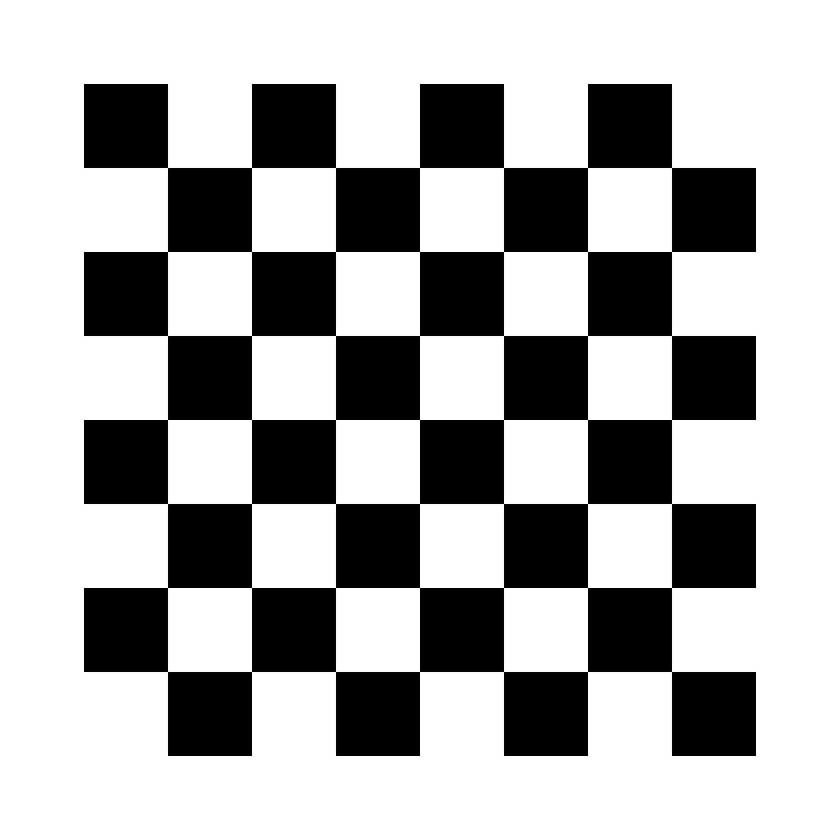
#> input picture 3d-object-detection/images/chessboard.png, 840 x 840 px, shrunk from 1000 x 1000 before the run
$ python -i main.py   (imports and definitions only)
#> lines starting #> are read from the running program, lines starting #| are printed output that depends on the picture; after the words box and inside, x2 and y2 are one past the last pixel; in counts of white or black regions, pixels touching at a corner belong together
#> further down, picture is the input picture: shape (840, 840, 3); min 0, max 255, mean 173.4
import math

import cv2
import numpy as np

from h_matrix import obtain_h_matrix
from undistort import camara_undistort

width, height = 500, 500
width_cm, height_cm = 21, 21

# [4 lines not run here, left out]
h_mat = []
inverse_h_mat = []

def inverse_contour_points(shape_contour):
  new_contours = map(invert_point, shape_contour)
  new_contours = np.array(list(new_contours))
  return new_contours

def invert_point(x):
  x = np.array(x, dtype='float32')
  original_points = cv2.perspectiveTransform(x[np.newaxis], inverse_mat)
  result = list(map(lambda x: np.array([math.floor(x[0]), math.floor(x[1])]),original_points[0]))
  result = np.array(result)
  return result

def draw_circle_with_text(img, x, y, label):
  cv2.circle(img, (x, y), 7, (255, 255, 255), -1)
  cv2.putText(img, label, (x - 20, y - 20),
              cv2.FONT_HERSHEY_SIMPLEX, 0.5, (255, 255, 255), 2)
  cv2.putText(img, "(" + str(x) + ", " + str(y) + ")", (x - 20, y - 40),
              cv2.FONT_HERSHEY_SIMPLEX, 0.5, (255, 0, 0), 2)

def obtain_contour(img):
  gray = cv2.cvtColor(img, cv2.COLOR_RGB2GRAY)
  block_size = 67  # Tamaño del bloque a comparar, debe ser impar.
  bin = cv2.adaptiveThreshold(gray, 255, cv2.ADAPTIVE_THRESH_GAUSSIAN_C, cv2.THRESH_BINARY, block_size, 2)
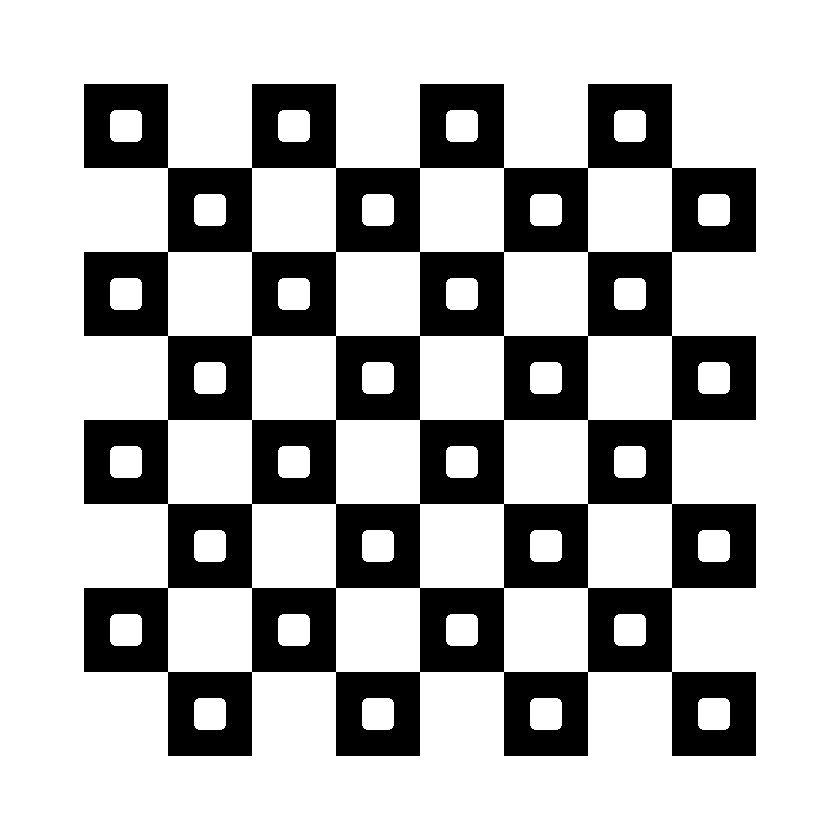
#> bin: shape (840, 840); 72.5% white; 1 black region, box (x1, y1, x2, y2) and area: (84, 84, 756, 756) 194048

  # Invert the image so the area of the UAV is filled with 1's. This is necessary since
  # cv::findContours describes the boundary of areas consisting of 1's.
  bin = 255 - bin  # como sabemos que las figuras son negras invertimos los valores binarios para que esten en 1.

  kernel = np.ones((3, 3), np.uint8)  # Tamaño del bloque a recorrer
  # buscamos eliminar falsos positivos (puntos blancos en el fondo) para eliminar ruido.
  bin = cv2.morphologyEx(bin, cv2.MORPH_ERODE, kernel)
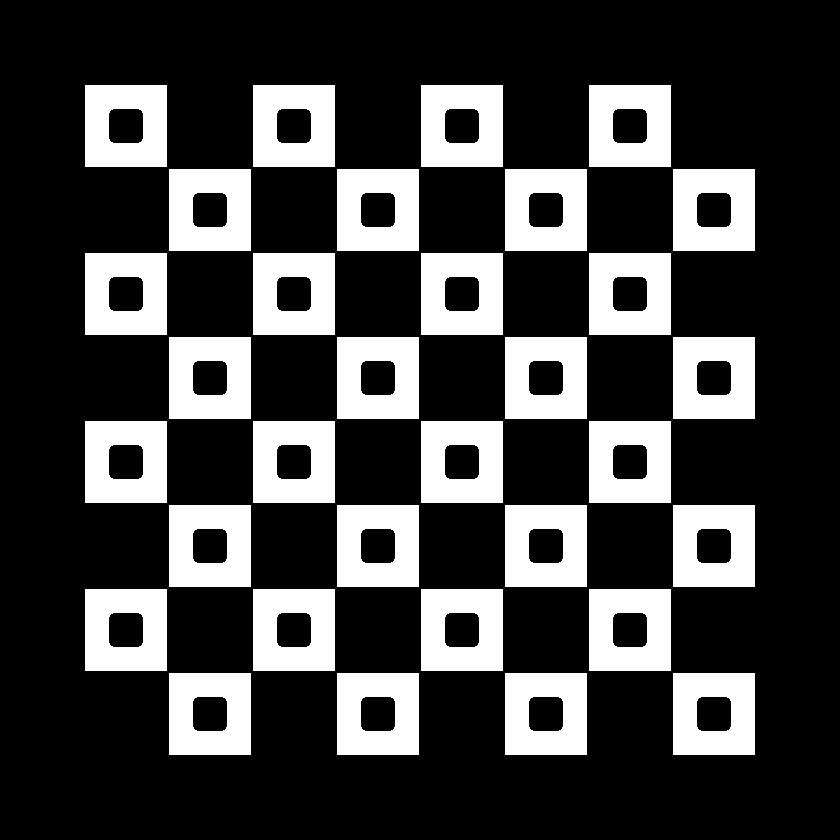
#> bin: shape (840, 840); 25.4% white; 32 white regions

  contours, hierarchy = cv2.findContours(bin, cv2.RETR_LIST,
                                         cv2.CHAIN_APPROX_SIMPLE)  # encuetra los contornos, chain aprox simple une algunos puntos para que no sea discontinuo.
#> contours = 64 contours; largest, box (x1, y1, x2, y2) and area: (673, 673, 755, 755) 6561, (505, 673, 587, 755) 6561, (337, 673, 419, 755) 6561, (169, 673, 251, 755) 6561, (589, 589, 671, 671) 6561
  return max(contours, key=cv2.contourArea)  # Agarra el contorno de area maxima


def draw_axis(frame, perpendicular_img):
  draw_lines(perpendicular_img, (0,0),(width, 0), (0, height), (width - 50, 20), (20, height - 50))
  inverted_origin = invert_point([[0, 0]])[0]
  y_axis = invert_point([[0, height]])[0]
  x_axis = invert_point([[width, 0]])[0]
  y_text = invert_point([[20, height + 50]])[0]
  x_text = invert_point([[width + 50, 20]])[0]
  draw_lines(frame, to_tuple(inverted_origin),to_tuple(x_axis), to_tuple(y_axis), to_tuple(x_text), to_tuple(y_text))

def to_tuple(arr):
  return (arr[0], arr[1])

def draw_lines(img, origin, x_axis, y_axis, x_text, y_text):
  line_thickness = 4
  cv2.arrowedLine(img, origin, y_axis, (0, 255, 0), thickness=line_thickness)
  cv2.arrowedLine(img, origin, x_axis, (0, 255, 0), thickness=line_thickness)
  cv2.putText(img, "x", x_text,
              cv2.FONT_HERSHEY_SIMPLEX, 1, (0, 255, 0), 2)
  cv2.putText(img, "y", y_text,
              cv2.FONT_HERSHEY_SIMPLEX, 1, (0, 255, 0), 2)

# [39 lines not run here, left out]

>>> import cv2
>>> picture = cv2.cvtColor(cv2.imread('images/chessboard.png'), cv2.COLOR_BGR2RGB)
>>> result = obtain_contour(picture)
#> result = [[673, 673], [673, 754], [754, 754], [754, 673]]
